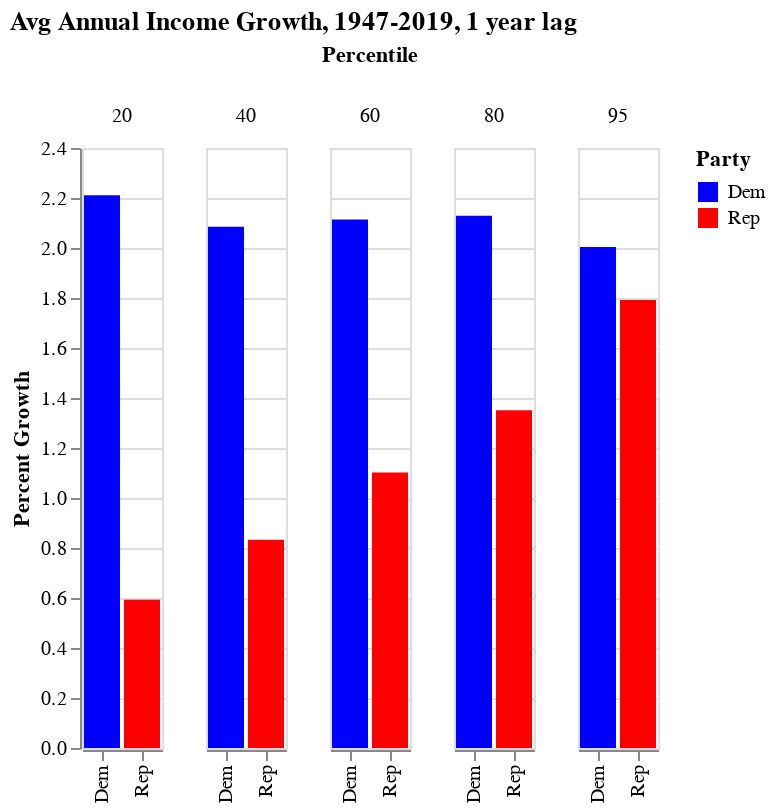

Notebook source saved alongside this figure:
### Markdown cell above
And here's the lagged version

### Code cell
chart_lag = alt.Chart(df_lag).mark_bar().encode(
    alt.X('Party', title = ""),
    alt.Y('mean(Growth)', title = "Percent Growth"),
    color = alt.Color('Party', scale = alt.Scale(domain = domain, range = range_)),
    column = 'Percentile'
).properties(
    title = 'Avg Annual Income Growth, 1947-2019, 1 year lag'
)
chart_lag

### Figure 1 — Vega-Lite specification as saved in the notebook (floating-point values rounded to 4 significant figures; data arrays with more than 128 entries replaced by an {"elided": "..."} marker saying what was removed)
{"config": {"view": {"continuousWidth": 400, "continuousHeight": 300}}, "data": {"name": "data-806e813c4711bac34b9a28a456c7720e"}, "mark": "bar", "encoding": {"color": {"type": "nominal", "field": "Party", "scale": {"domain": ["Dem", "Rep"], "range": ["blue", "red"]}}, "column": {"type": "nominal", "field": "Percentile"}, "x": {"type": "nominal", "field": "Party", "title": ""}, "y": {"type": "quantitative", "aggregate": "mean", "field": "Growth", "title": "Percent Growth"}}, "title": "Avg Annual Income Growth, 1947-2019, 1 year lag", "$schema": "https://vega.github.io/schema/vega-lite/v4.8.1.json", "datasets": {"data-806e813c4711bac34b9a28a456c7720e": {"elided": "365 records"}}}
